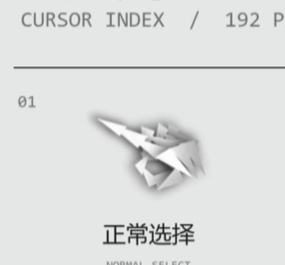
#> input picture only_now/assets/cursor_hand_ref.png, 285 x 265 px
$ python -i core.py   (imports and definitions only)
#> lines starting #> are read from the running program, lines starting #| are printed output that depends on the picture
"""Shared engine for 《此刻 · ONLY NOW》: frame geometry, fonts, compositing, letterbox, subtitles."""
import math, functools
import numpy as np, cv2
from PIL import Image, ImageDraw, ImageFont

FPS = 24
W, H = 1920, 1080
BAR = 140                      # 2.39:1 letterbox -> active picture is y in [BAR, H-BAR)
TOP, BOT = BAR, H - BAR
AH = BOT - TOP                 # 800
CX, CY = W / 2, (TOP + BOT) / 2

NOTO = '/usr/share/fonts/opentype/noto/'
JB = '/usr/share/fonts/truetype/jetbrains-mono/'
FONTS = {
    'serif_xl': (NOTO + 'NotoSerifCJK-ExtraLight.ttc', 2),
    'serif_l': (NOTO + 'NotoSerifCJK-Light.ttc', 2),
    'serif': (NOTO + 'NotoSerifCJK-Regular.ttc', 2),
    'serif_m': (NOTO + 'NotoSerifCJK-Medium.ttc', 2),
    'sans_l': (NOTO + 'NotoSansCJK-Light.ttc', 2),
    'sans': (NOTO + 'NotoSansCJK-Regular.ttc', 2),
    'sans_ja': (NOTO + 'NotoSansCJK-Regular.ttc', 0),
    'mono_l': (JB + 'JetBrainsMono-Light.ttf', 0),
    'mono': (JB + 'JetBrainsMono-Regular.ttf', 0),
    'mono_xl': (JB + 'JetBrainsMono-ExtraLight.ttf', 0),
}

# [4 lines left out: function font, not called in this run]

# --------------------------------------------------------------------------- math helpers
def clamp(x, a=0.0, b=1.0): return min(max(x, a), b)
def lerp(a, b, t): return a + (b - a) * t
# [4 lines left out: function sstep, not called in this run]
def ease(u):
    u = clamp(u); return u * u * u * (u * (u * 6 - 15) + 10)
def ease_in(u): u = clamp(u); return u * u * u
def ease_out(u): u = clamp(u); return 1 - (1 - u) ** 3
def fade(t, t0, t1, fin=0.4, fout=0.4):
    return sstep(t0, t0 + fin, t) * (1 - sstep(t1 - fout, t1, t))
def hexc(h):
    h = h.lstrip('#'); return np.array([int(h[i:i + 2], 16) for i in (0, 2, 4)], np.float32) / 255

AMBER = hexc('#F2A65A')
AMBER_HOT = hexc('#FFD9A8')
VOID = hexc('#05060D')
INK = hexc('#E9E1D6')
#> further down, picture is the input picture: shape (265, 285, 3); mean B, G, R 223.3, 223.3, 221.5

_grids = {}
# [69 lines left out: functions grid, text_sprite, blit, transform_sprite, glow_spot, not called in this run]

def bloom(img, thresh=0.75, sigma=18, strength=0.6, scale=4):
    """Cheap bloom: blur the highlights at low resolution and add back."""
#> called with thresh = 0.75, sigma = 18, strength = 0.6, scale = 4
    small = cv2.resize(img, (img.shape[1] // scale, img.shape[0] // scale), interpolation=cv2.INTER_AREA)
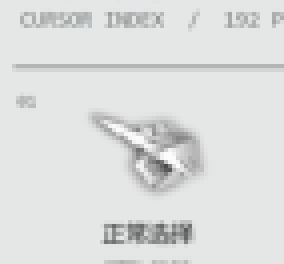
#> small: shape (66, 71, 3) (shown 4 times larger); mean B, G, R 223.3, 223.3, 221.5
    hi = np.clip(small - thresh, 0, None)
    b = cv2.GaussianBlur(hi, (0, 0), sigma / scale) + 0.5 * cv2.GaussianBlur(hi, (0, 0), sigma * 3 / scale)
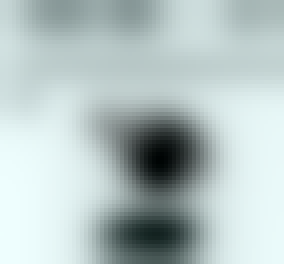
#> b: shape (66, 71, 3) float64 (shown 4 times larger); mean B, G, R 333.7, 333.7, 331; drawn with min black and max white
    return img + cv2.resize(b, (img.shape[1], img.shape[0]), interpolation=cv2.INTER_LINEAR) * strength

# [5 lines left out: function tonemap, not called in this run]

# --------------------------------------------------------------------------- finishing
_rng = np.random.default_rng(1)
_GRAIN = [(_rng.standard_normal((AH // 2, W // 2)).astype(np.float32)) for _ in range(8)]
_yy, _xx = np.mgrid[0:AH, 0:W].astype(np.float32)
_VIG = (1 - 0.28 * np.clip(np.hypot((_xx - W / 2) / (W * 0.62), (_yy - AH / 2) / (AH * 0.85)), 0, 1.4) ** 2.4)[..., None].astype(np.float32)

SUB_ZH_Y, SUB_EN_Y = BOT + 44, BOT + 94

# [35 lines left out: functions subtitles, cards, finish, not called in this run]

>>> import cv2
>>> picture = cv2.imread('assets/cursor_hand_ref.png')
>>> result = bloom(picture)
